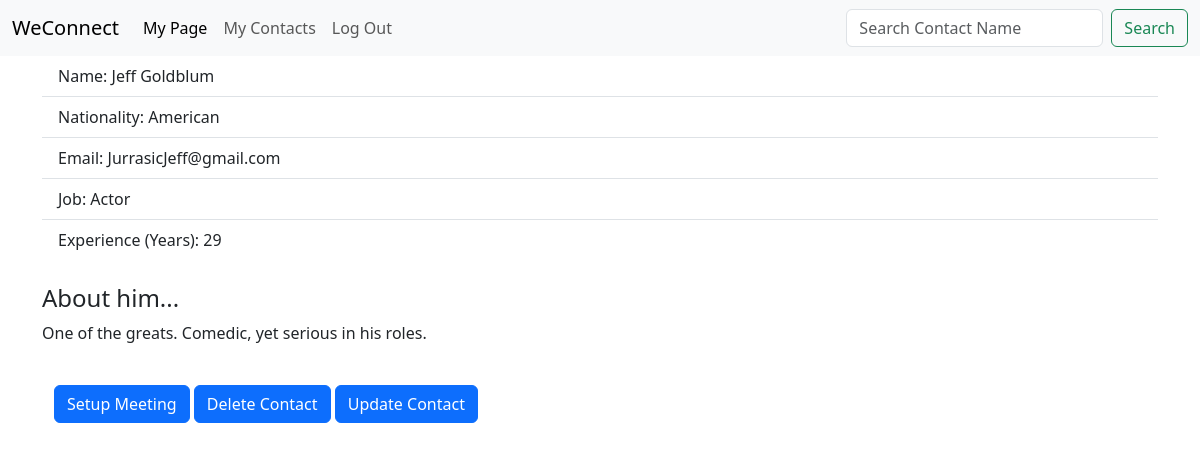
The app's page /contacts/2 (signed in) with its own data.
### contacts/models.py (models this page shows, shortened)
class Contact(models.Model):
    first_name = models.TextField(max_length=200, default="")
    last_name = models.TextField(max_length=200, default="")
    SEX_CHOICES = (
        ("M", "Male"),
        ("F", "Female")
    )
    sex = models.CharField(
        max_length=1,
        choices=SEX_CHOICES)
    nationality = models.TextField(max_length=200, default="")
    email = models.TextField(max_length=500, default="")
    job = models.TextField(max_length=200, default="")
    experience = models.IntegerField(default=0)
    birthday = models.DateField(null=True)
    bio = models.TextField(
        default='TBA',
        max_length=2000
    )
    user = models.ForeignKey(
        User,
        on_delete=models.CASCADE,
        null=True
    )

### contacts/views.py (the view)
# urls.py: path('<int:pk>', views.contact_details.as_view(), name='view_contact'),
class contact_details(generic.DetailView):
    model = Contact
    context_object_name = 'contact'
    template_name = 'contacts/webpages/contact_details.html'

### contacts/templates/contacts/webpages/contact_details.html (shortened to what this page needs)
{% extends 'contacts/webpages/base.html' %}
{% block body %}
  <ul class="list-group list-group-flush">
    <li class="list-group-item"> Name: {{contact.first_name}} {{contact.last_name}} </li>
    <li class="list-group-item"> Nationality: {{contact.nationality}} </li>
    <li class="list-group-item"> Email: {{contact.email}} </li>
    <li class="list-group-item"> Job: {{contact.job}} </li>
    <li class="list-group-item"> Experience (Years): {{contact.experience}} </li>
  </ul>
  <br>
  {% if contact.sex == 'M' %}
    <h4>About him...</h4>
  {% else %}
    <h4>About her...</h4>
  {% endif %}
  <p> {{contact.bio}} </p>
  <br>
  <div class="container">
    <a href="{% url 'meetings:new_meeting' %}" class="btn btn-primary"> Setup Meeting </a>
    <a href="{% url 'contacts:delete_contact' contact.id %}" class="btn btn-primary"> Delete Contact </a>
    <a href="{% url 'contacts:update_contact' contact.id %}" class="btn btn-primary"> Update Contact </a>
  </div>
{% endblock %}

### records on screen
Contact: first_name "Jeff", last_name "Goldblum", nationality "American", email "JurrasicJeff@gmail.com", job "Actor", experience "29", bio "One of the greats. Comedic, yet serious in his roles."
